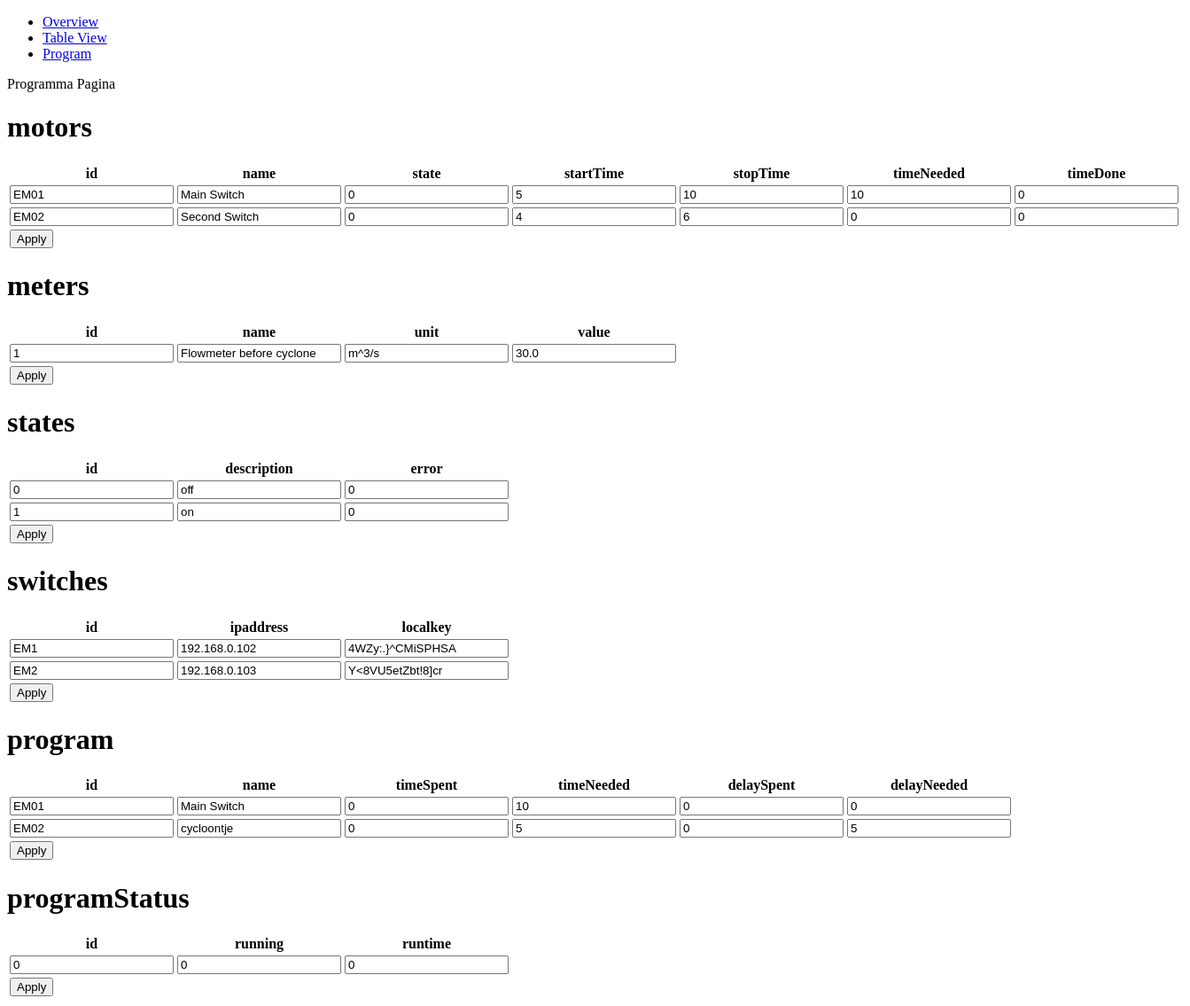
Page /program on the earlier database version.
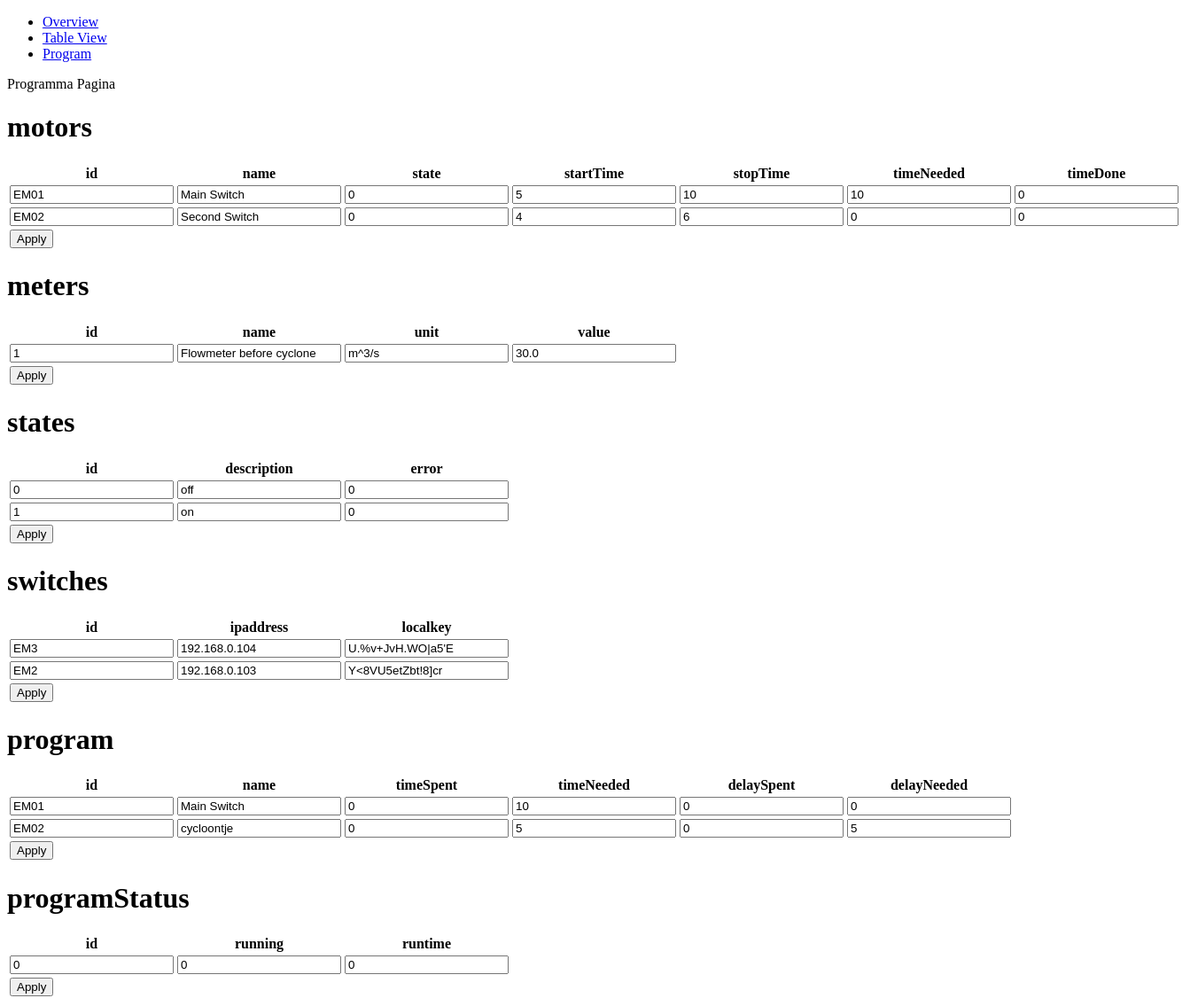
Same page on the later database version.
### tables this page shows
CREATE TABLE motors (id text primary key, name text, state int, startTime datetime, stopTime datetime, timeNeeded int, timeDone int);

CREATE TABLE meters (id text primary key, name text, unit text, value double);

CREATE TABLE states (id int primary key, description text, error int);

CREATE TABLE switches (id text primary key, ipaddress text, localkey text);

CREATE TABLE program (id text primary key, name text, timeSpent int, timeNeeded int, delaySpent int, delayNeeded int);

### server/server.py (the view)
@app.route("/program")
def program():
    tables = []
    for tableName in tableNames:
        tables.append(sF.getTable(tableName))
    return render_template('program.html',tables=tables,tableNames=tableNames)

### server/serverFunctions/getTable.py (called while the page is built)
def getTable(table):
    db = sqlite3.connect('../data/machine.db',timeout=5)
    cs = db.execute('SELECT * FROM ' + table)
    ns = [description[0] for description in cs.description]
    result = []
    for ci in cs:
        result.append(dict(zip(ns,ci)))
    db.close()
    return result

### server/templates/program.html
{% extends "layout.html" %}
{% block main %}
	<div>
		Programma Pagina
	</div>
	{% for table in tables %}
	<div>
		<h1>{{ tableNames[loop.index-1] }}</h1>
		<form action="/program/{{ tableNames[loop.index-1] }}" method="POST">
                <table>
                        <thead>
                                <tr>
                                        {% for key, value in table[0].items() %}
                                                <th>{{key}}</th>
                                        {% endfor %}
                                </tr>
                        </thead>
                        <tbody>
                               	{% for item in table %}
                                       	<tr>
                                               	{% for key, value in item.items() %}
							<td><input name="{{item.id|string + key}}" value="{{value}}" /></th>
                                               	{% endfor %}
                                       	</tr>
                                {% endfor %}
				<tr><td><input type="submit" value="Apply"/></td></tr>
                        </tbody>
                </table>
		</form>
        </div>
	{% endfor %}
{% endblock %}

Differences in the rows shown:
removed switches: key "id", key "ipaddress", key "localkey", id "EM1", ipaddress "192.168.0.102", localkey "4WZy:.}^CMiSPHSA"
added switches: key "id", key "ipaddress", key "localkey", id "EM3", ipaddress "192.168.0.104", localkey "U.%v+JvH.WO|a5'E"
